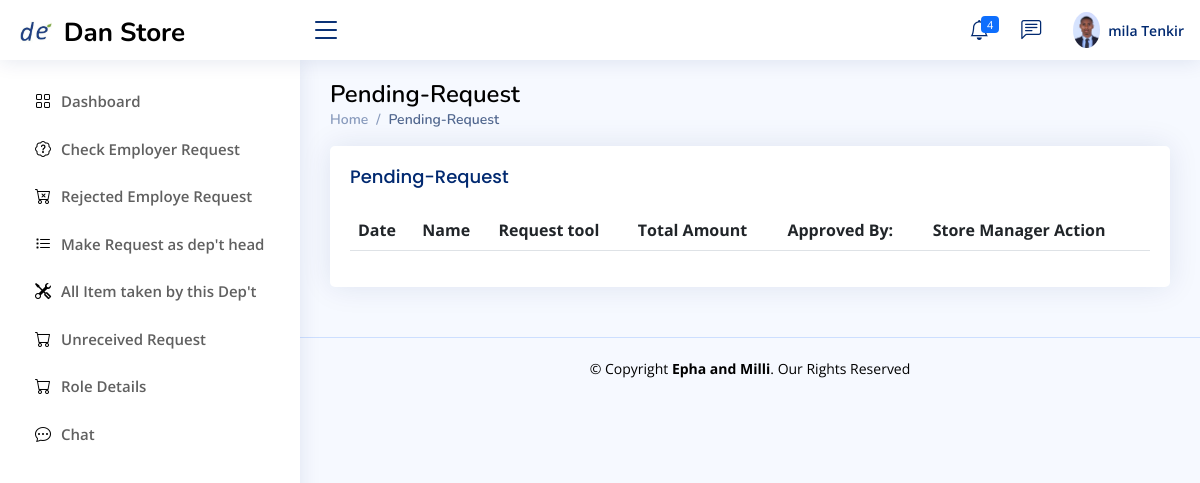
The app's page /department_head/unreceived-request (signed in), older data.
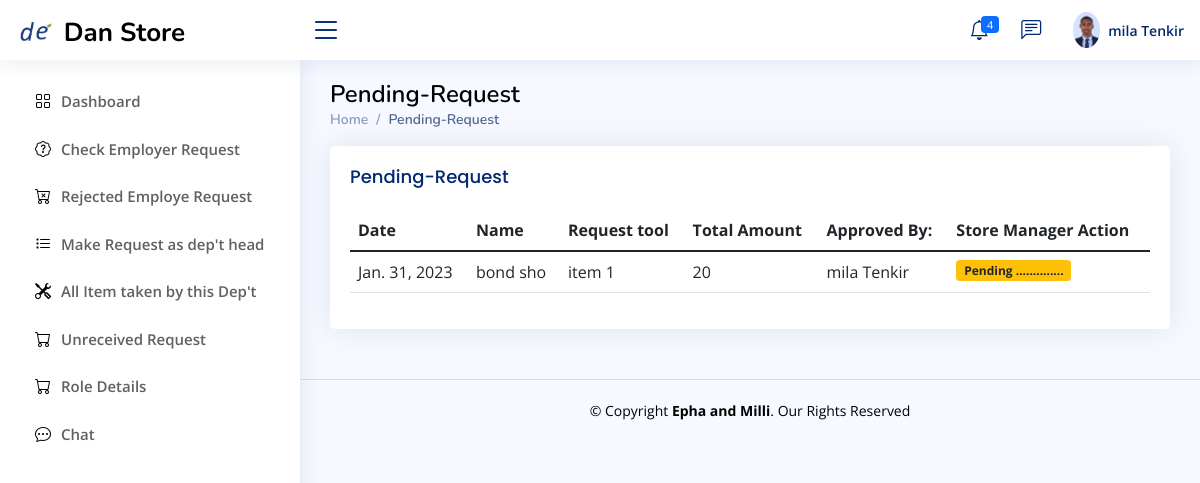
The same page, newer data.
### Store_manager/models.py (models this page shows, shortened)
class employe_request_form1_permanent(models.Model):
    store_Keeper_action_choice=(
        ('Pending','Pending'),
        ('Allowed','Allowed'),
        ('Reject','Reject'),
        ('Received ','Received'),
    )
    dept_head_action_choice=(
        ('Pending','Pending'),
        ('Approved','Approved'),
        ('Rejected','Rejected'),
    )
    Recival_status=(
        ('Received ','Received'),
        ('Not_Received ','Not_Received'),
        ('Returned','Returned'),
    )
    request_store=models.ForeignKey(allStore,null=True,blank=True,on_delete=models.CASCADE)
    date=models.DateField(auto_now_add=True,null=True)
    dept_head_Action=models.CharField(max_length=200,null=True,choices=dept_head_action_choice,default='Pending')
    Store_Keeper_Action=models.CharField(max_length=200,null=True,choices=store_Keeper_action_choice,default='Pending')
    Recival_status_by_Employer=models.CharField(max_length=200,null=True,choices=Recival_status)
    Request_by=models.CharField(max_length=100,null=True,blank=True)
    Department=models.CharField(max_length=100,null=True,blank=True)
    checkd_by=models.ForeignKey(employ,null=True,blank=True,on_delete=models.CASCADE)
    Description=models.CharField(max_length=100,null=True,blank=True)
    unit=models.CharField(max_length=100,null=True,blank=True)
    req_qty=models.CharField(max_length=100,null=True,blank=True)
    Remark=models.CharField(max_length=100,null=True,blank=True)
    note=models.TextField(max_length=100,null=True,blank=True)
    Type_of_item=models.TextField(max_length=100,null=True,blank=True)
    Serial_No=models.TextField(max_length=100,null=True,blank=True)
    Unique_Name_No=models.TextField(max_length=100,null=True,blank=True)

class employ(models.Model):
    user=models.ForeignKey(User,null=True,blank=True,on_delete=models.CASCADE)
    role= models.CharField(max_length=200,null=True,blank=True)
    profile_pic=models.ImageField(null=True,blank=True, upload_to='Profile/')
    Full_Name=models.CharField(max_length=300, null=True)
    gender = models.CharField(max_length=20,null=True,blank=True)
    phone1 = models.CharField(max_length=200, null=True)
    phone2 = models.CharField(max_length=200, null=True)
    facebook = models.CharField(max_length=200, null=True,blank=True)
    telegram = models.CharField(max_length=200, null=True,blank=True)
    instagram = models.CharField(max_length=200, null=True,blank=True)
    about = models.TextField(max_length=500, null=True)
    address = models.CharField(max_length=200, null=True)
    inDepartment = models.CharField(max_length=300,null=True)
    date_created = models.DateTimeField(auto_now_add=True, null=True)
    Thechnologist =models.BooleanField(blank=True,null=True,default=False)
    accessStore=models.ForeignKey(allStore,null=True,blank=True,on_delete=models.CASCADE)
    Titel = models.CharField(max_length=20,null=True,blank=True)
    Filed_Study = models.CharField(max_length=20,null=True,blank=True)
    Collage = models.CharField(max_length=20,null=True,blank=True)
    grade=models.CharField(max_length=20,null=True,blank=True)
    Year_Graguation = models.DateField(null=True,blank=True)
    Document=models.FileField(null=True,blank=True,upload_to="File/Document")

### Department_Head/views.py (the view)
# urls.py: path('unreceived-request',views.unreceived_request,name="unreceived-request"),
def unreceived_request(request):
    curretnUser = request.user
    exploreU = employ.objects.get(user = curretnUser)
    me_with=exploreU
    admin=exploreU
    my_message=chatbot.objects.filter(me_with=me_with)
    re_employ=employ.objects.get(user=curretnUser)
    admin = re_employ
    checkd_by=re_employ
    Request_by=re_employ.Full_Name
    requ_by_dept=dept_request_form1_permanent.objects.filter (Q(Request_by=Request_by) | Q(checkd_by=checkd_by)).order_by("-id")
    requ_by_emp=employe_request_form1_permanent.objects.filter(Q(checkd_by=checkd_by) & Q(dept_head_Action="Approved")).order_by("-id")
    all_unreseved_req=list(chain(requ_by_dept, requ_by_emp))
    context={
        'admin':admin,
        'all_unreseved_req':all_unreseved_req,
        'my_message':my_message
    }
    return render(request,'Department_head/unreceived_request.html',context)

### Templates/Department_head/unreceived_request.html
{% extends 'Department_head/D_base.html' %}
{% block d_head  %}
<main id="main" class="main">
    <div class="pagetitle">
      <h1 style="color: black">Pending-Request</h1>
      <nav>
        <ol class="breadcrumb">
          <li class="breadcrumb-item"><a href="{% url 'dept-dashboard' %}">Home</a></li>
          <li class="breadcrumb-item active">Pending-Request</li>
        </ol>
      </nav>
    </div>
    <section class="section">
        <div class="row">
          <div class="col-lg-12">
            <div class="card recent-sales overflow-auto">
                <div class="card-body">
                  <h5 class="card-title">Pending-Request</h5>
                  <table class="table datatable">
                    <thead>
                      <tr>
                        <th scope="col">Date</th>
                        <th scope="col">Name</th>
                        <th scope="col">Request tool</th>
                        <th scope="col">Total Amount</th>
                        <th scope="col">Approved By:</th>
                        <th scope="col">Store Manager Action</th>
                      </tr>
                    </thead>
                    <tbody>
                      {% for unrec in all_unreseved_req %}
                      {% if unrec.Store_Keeper_Action != "Allowed" %}
                      <tr>
                        <td>{{unrec.date}}</td>
                        <td>{{unrec.Request_by}}</td>
                        <td>{{unrec.Description}}</td>
                        <td>{{unrec.req_qty}}</td>
                        <td>{{unrec.checkd_by.Full_Name}}</td>
                        {% if unrec.Store_Keeper_Action == "Pending" %}
                        <td><span class="badge bg-warning text-dark">{{unrec.Store_Keeper_Action}} ..............</span></td>
                        {% elif unrec.Store_Keeper_Action == 'wait' %}
                        <td><span class="badge bg-info">{{unrec.Store_Keeper_Action}}</span></td>
                        {% elif unrec.Store_Keeper_Action == 'Reject' %}
                        <td><span class="badge bg-danger">{{unrec.Store_Keeper_Action}}</span></td>
                        {% endif %}
                      </tr>
                      {% endif %}
                      {% endfor %}
                    </tbody>
                  </table>
                </div>
              </div>
         </div>
    </section>
  </main>
{% endblock %}

Row changes from the older to the newer data that the page shows:
added employe_request_form1_permanent: date "Jan. 31, 2023", Request_by "bond sho", Description "item 1", req_qty "20", checkd_by.Full_Name "mila Tenkir", Store_Keeper_Action "Pending"
